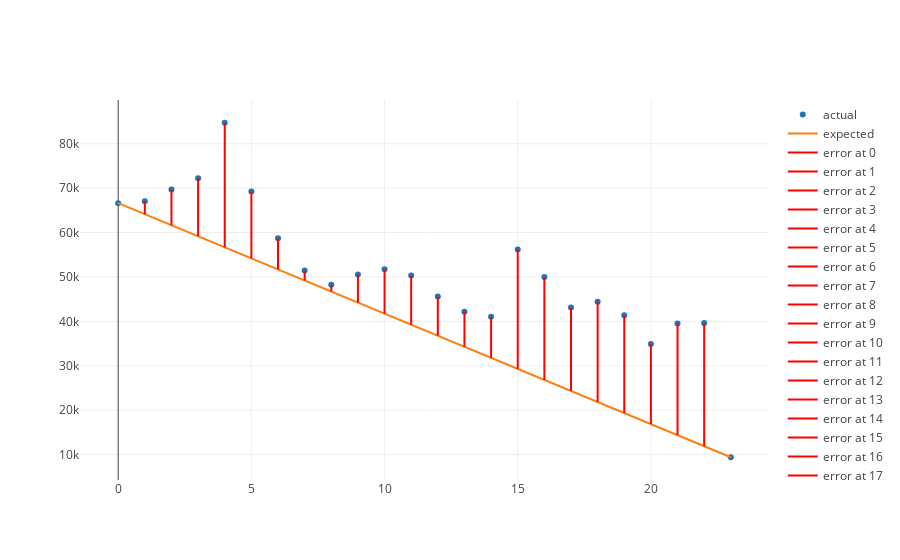

Notebook cell for this chart:
### Markdown cell above
Now of course what we want to see is not just how our model fits our first three points, but how well our model fits all of our data.  So we don't just want to calculate the error for our first three points, but calculate our total error for all of our points.

### Code cell
from linear_equations import build_regression_line
from graph import m_b_trace, plot, m_b_data, trace_values
from error import error_line_traces

scatter = {'x': months_since_september, 'y': revenues, 'mode': 'markers', 'name': 'actual'}
model = build_regression_line(list(range(0, 24)), revenues)
m = -2487.34
b = 66609
predicted_values = m_b_data(m, b, list(range(0, 24)))['y']

line = trace_values(months_since_september, predicted_values, mode = 'lines', name = 'expected')
error_traces = error_line_traces(months_since_september, revenues, m, b)
iplot([scatter, line] + error_traces)

### Figure 1 — Plotly figure (JSON) as saved in the notebook; plotly's stock layout.template omitted (floating-point values rounded to 4 significant figures)
{"data": [{"mode": "markers", "name": "actual", "type": "scatter", "uid": "c8fd8651-8409-4772-bd47-d3ca39eb04d7", "x": [0, 1, 2, 3, 4, 5, 6, 7, 8, 9, 10, 11, 12, 13, 14, 15, 16, 17, 18, 19, 20, 21, 22, 23], "y": [66609, 67048, 69664, 72238, 84721, 69224, 58697, 51430, 48239, 50574, 51707, 50305, 45590, 42180, 41054, 56182, 49965, 43094, 44414, 41393, 34903, 39535, 39627, 9400]}, {"mode": "lines", "name": "expected", "text": [], "type": "scatter", "uid": "92d5d246-e30b-4690-a719-ab0e70626502", "x": [0, 1, 2, 3, 4, 5, 6, 7, 8, 9, 10, 11, 12, 13, 14, 15, 16, 17, 18, 19, 20, 21, 22, 23], "y": [66609, 64120.0, 61630.0, 59150.0, 56660.0, 54170.0, 51680.0, 49200.0, 46710.0, 44220.0, 41740.0, 39250.0, 36760.0, 34270.0, 31790.0, 29300.0, 26810.0, 24320.0, 21840.0, 19350.0, 16860.0, 14370.0, 11890.0, 9400.0]}, {"marker": {"color": "red"}, "mode": "lines", "name": "error at 0", "text": ["0.0"], "textposition": "top right", "type": "scatter", "uid": "4006880e-e162-4cf3-829a-da56791c4a1c", "x": [0, 0], "y": [66609, 66609]}, {"marker": {"color": "red"}, "mode": "lines", "name": "error at 1", "text": ["2926.3399999999965"], "textposition": "top right", "type": "scatter", "uid": "422bbddb-c757-4136-b625-3b5acd843ca0", "x": [1, 1], "y": [67048, 64120.0]}, {"marker": {"color": "red"}, "mode": "lines", "name": "error at 2", "text": ["8029.68"], "textposition": "top right", "type": "scatter", "uid": "0d75e17a-7f14-4ab3-9c0b-d2829be28ee4", "x": [2, 2], "y": [69664, 61630.0]}, {"marker": {"color": "red"}, "mode": "lines", "name": "error at 3", "text": ["13091.020000000004"], "textposition": "top right", "type": "scatter", "uid": "9d3a5d3b-c674-4a7f-9024-b48e0851b58c", "x": [3, 3], "y": [72238, 59150.0]}, {"marker": {"color": "red"}, "mode": "lines", "name": "error at 4", "text": ["28061.36"], "textposition": "top right", "type": "scatter", "uid": "a3f84007-7aa1-4d22-9878-25dca466dc86", "x": [4, 4], "y": [84721, 56660.0]}, {"marker": {"color": "red"}, "mode": "lines", "name": "error at 5", "text": ["15051.699999999997"], "textposition": "top right", "type": "scatter", "uid": "f4042473-bd98-44cb-99e7-457ef2324ad0", "x": [5, 5], "y": [69224, 54170.0]}, {"marker": {"color": "red"}, "mode": "lines", "name": "error at 6", "text": ["7012.040000000001"], "textposition": "top right", "type": "scatter", "uid": "a7e5d78d-023b-46fe-8051-c20161fb93b1", "x": [6, 6], "y": [58697, 51680.0]}, {"marker": {"color": "red"}, "mode": "lines", "name": "error at 7", "text": ["2232.3800000000047"], "textposition": "top right", "type": "scatter", "uid": "00b41f43-50b5-421e-b8f9-fa190dbae7b8", "x": [7, 7], "y": [51430, 49200.0]}, {"marker": {"color": "red"}, "mode": "lines", "name": "error at 8", "text": ["1528.7200000000012"], "textposition": "top right", "type": "scatter", "uid": "59afab93-37e0-4146-bc72-01fd503484f2", "x": [8, 8], "y": [48239, 46710.0]}, {"marker": {"color": "red"}, "mode": "lines", "name": "error at 9", "text": ["6351.059999999998"], "textposition": "top right", "type": "scatter", "uid": "5170dfbf-abac-48b0-8fda-eb8cc7bb39d5", "x": [9, 9], "y": [50574, 44220.0]}, {"marker": {"color": "red"}, "mode": "lines", "name": "error at 10", "text": ["9971.400000000001"], "textposition": "top right", "type": "scatter", "uid": "cdb566e4-6bd7-4ed3-86c8-e9f5f28f1a22", "x": [10, 10], "y": [51707, 41740.0]}, {"marker": {"color": "red"}, "mode": "lines", "name": "error at 11", "text": ["11056.740000000005"], "textposition": "top right", "type": "scatter", "uid": "4d3a66e3-1580-4157-a3de-abe1f193b2c6", "x": [11, 11], "y": [50305, 39250.0]}, {"marker": {"color": "red"}, "mode": "lines", "name": "error at 12", "text": ["8829.080000000002"], "textposition": "top right", "type": "scatter", "uid": "99601739-91ad-4787-9881-e88a2757479d", "x": [12, 12], "y": [45590, 36760.0]}, {"marker": {"color": "red"}, "mode": "lines", "name": "error at 13", "text": ["7906.419999999998"], "textposition": "top right", "type": "scatter", "uid": "0f03439e-be9b-49fa-8889-2e4a2103a9ca", "x": [13, 13], "y": [42180, 34270.0]}, {"marker": {"color": "red"}, "mode": "lines", "name": "error at 14", "text": ["9267.760000000002"], "textposition": "top right", "type": "scatter", "uid": "3519c0ac-573f-4ca5-9937-35c1ef9affb4", "x": [14, 14], "y": [41054, 31790.0]}, {"marker": {"color": "red"}, "mode": "lines", "name": "error at 15", "text": ["26883.100000000006"], "textposition": "top right", "type": "scatter", "uid": "fb3632ce-94a6-4e75-92d4-4c69b6a26a97", "x": [15, 15], "y": [56182, 29300.0]}, {"marker": {"color": "red"}, "mode": "lines", "name": "error at 16", "text": ["23153.440000000002"], "textposition": "top right", "type": "scatter", "uid": "6f568d1d-0057-4066-bd2c-55d1a09f2d08", "x": [16, 16], "y": [49965, 26810.0]}, {"marker": {"color": "red"}, "mode": "lines", "name": "error at 17", "text": ["18769.78"], "textposition": "top right", "type": "scatter", "uid": "91d38a66-7c33-48e1-8210-b2f5e98c8cfa", "x": [17, 17], "y": [43094, 24320.0]}, {"marker": {"color": "red"}, "mode": "lines", "name": "error at 18", "text": ["22577.120000000003"], "textposition": "top right", "type": "scatter", "uid": "6df369a4-b3a5-4e2a-862f-c14c96850447", "x": [18, 18], "y": [44414, 21840.0]}, {"marker": {"color": "red"}, "mode": "lines", "name": "error at 19", "text": ["22043.460000000006"], "textposition": "top right", "type": "scatter", "uid": "9665daa1-cb4d-44fa-8ae6-421e6186f711", "x": [19, 19], "y": [41393, 19350.0]}, {"marker": {"color": "red"}, "mode": "lines", "name": "error at 20", "text": ["18040.800000000003"], "textposition": "top right", "type": "scatter", "uid": "01d56523-5767-44d3-8333-13ec6cafc5bc", "x": [20, 20], "y": [34903, 16860.0]}, {"marker": {"color": "red"}, "mode": "lines", "name": "error at 21", "text": ["25160.14"], "textposition": "top right", "type": "scatter", "uid": "25ea4b2f-7a59-4937-a0b9-f0897cb20df9", "x": [21, 21], "y": [39535, 14370.0]}, {"marker": {"color": "red"}, "mode": "lines", "name": "error at 22", "text": ["27739.480000000003"], "textposition": "top right", "type": "scatter", "uid": "0c596b8e-4bed-4bd3-96f7-891f9e854199", "x": [22, 22], "y": [39627, 11890.0]}, {"marker": {"color": "red"}, "mode": "lines", "name": "error at 23", "text": ["-0.17999999999301508"], "textposition": "top right", "type": "scatter", "uid": "a20e8786-b72e-45e8-b7e7-c23497d041f8", "x": [23, 23], "y": [9400, 9400.0]}], "layout": {"autosize": true, "xaxis": {"autorange": true, "range": [-1.533, 24.53], "type": "linear"}, "yaxis": {"autorange": true, "range": [3883.0, 90240.0], "type": "linear"}}}
